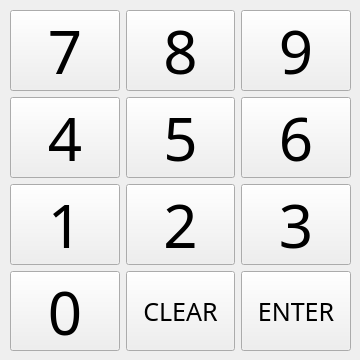
   <widget class="QWidget" name="tab_1">
    <attribute name="title">
     <string>NumPanel</string>
    </attribute>
    <widget class="QWidget" name="gridLayoutWidget_2">
     <property name="geometry">
      <rect>
       <x>10</x>
       <y>10</y>
       <width>341</width>
       <height>341</height>
      </rect>
     </property>
     <layout class="QGridLayout" name="gridLayout_3">
      <item row="2" column="0">
       <widget class="QPushButton" name="num_1">
        <property name="sizePolicy">
         <sizepolicy hsizetype="Minimum" vsizetype="Preferred">
          <horstretch>0</horstretch>
          <verstretch>0</verstretch>
         </sizepolicy>
        </property>
        <property name="font">
         <font>
          <family>Ubuntu Condensed</family>
          <pointsize>45</pointsize>
          <weight>50</weight>
          <bold>false</bold>
         </font>
        </property>
        <property name="text">
         <string>1</string>
        </property>
       </widget>
      </item>
      <item row="2" column="1">
       <widget class="QPushButton" name="num_2">
        <property name="sizePolicy">
         <sizepolicy hsizetype="Minimum" vsizetype="Preferred">
          <horstretch>0</horstretch>
          <verstretch>0</verstretch>
         </sizepolicy>
        </property>
        <property name="font">
         <font>
          <family>Ubuntu Condensed</family>
          <pointsize>45</pointsize>
          <weight>50</weight>
          <bold>false</bold>
         </font>
        </property>
        <property name="text">
         <string>2</string>
        </property>
       </widget>
      </item>
      <item row="3" column="0">
       <widget class="QPushButton" name="num_0">
        <property name="sizePolicy">
         <sizepolicy hsizetype="Minimum" vsizetype="Preferred">
          <horstretch>0</horstretch>
          <verstretch>0</verstretch>
         </sizepolicy>
        </property>
        <property name="font">
         <font>
          <family>Ubuntu Condensed</family>
          <pointsize>45</pointsize>
          <weight>50</weight>
          <bold>false</bold>
         </font>
        </property>
        <property name="text">
         <string>0</string>
        </property>
       </widget>
      </item>
      <item row="0" column="0">
       <widget class="QPushButton" name="num_7">
        <property name="sizePolicy">
         <sizepolicy hsizetype="Minimum" vsizetype="Preferred">
          <horstretch>0</horstretch>
          <verstretch>0</verstretch>
         </sizepolicy>
        </property>
        <property name="font">
         <font>
          <family>Ubuntu Condensed</family>
          <pointsize>45</pointsize>
          <weight>50</weight>
          <bold>false</bold>
         </font>
        </property>
        <property name="text">
         <string>7</string>
        </property>
       </widget>
      </item>
      <item row="1" column="0">
       <widget class="QPushButton" name="num_4">
        <property name="sizePolicy">
         <sizepolicy hsizetype="Minimum" vsizetype="Preferred">
          <horstretch>0</horstretch>
          <verstretch>0</verstretch>
         </sizepolicy>
        </property>
        <property name="font">
         <font>
          <family>Ubuntu Condensed</family>
          <pointsize>45</pointsize>
          <weight>50</weight>
          <bold>false</bold>
         </font>
        </property>
        <property name="text">
         <string>4</string>
        </property>
       </widget>
      </item>
      <item row="2" column="2">
       <widget class="QPushButton" name="num_3">
        <property name="sizePolicy">
         <sizepolicy hsizetype="Minimum" vsizetype="Preferred">
          <horstretch>0</horstretch>
          <verstretch>0</verstretch>
         </sizepolicy>
        </property>
        <property name="font">
         <font>
          <family>Ubuntu Condensed</family>
          <pointsize>45</pointsize>
          <weight>50</weight>
          <bold>false</bold>
         </font>
        </property>
        <property name="text">
         <string>3</string>
        </property>
       </widget>
      </item>
      <item row="1" column="1">
       <widget class="QPushButton" name="num_5">
        <property name="sizePolicy">
         <sizepolicy hsizetype="Minimum" vsizetype="Preferred">
          <horstretch>0</horstretch>
          <verstretch>0</verstretch>
         </sizepolicy>
        </property>
        <property name="font">
         <font>
          <family>Ubuntu Condensed</family>
          <pointsize>45</pointsize>
          <weight>50</weight>
          <bold>false</bold>
         </font>
        </property>
        <property name="text">
         <string>5</string>
        </property>
       </widget>
      </item>
      <item row="3" column="2">
       <widget class="QPushButton" name="num_enter">
        <property name="sizePolicy">
         <sizepolicy hsizetype="Minimum" vsizetype="Preferred">
          <horstretch>0</horstretch>
          <verstretch>0</verstretch>
         </sizepolicy>
        </property>
        <property name="font">
         <font>
          <family>Ubuntu Condensed</family>
          <pointsize>19</pointsize>
          <weight>50</weight>
          <bold>false</bold>
         </font>
        </property>
        <property name="text">
         <string>ENTER</string>
        </property>
       </widget>
      </item>
      <item row="1" column="2">
       <widget class="QPushButton" name="num_6">
        <property name="sizePolicy">
         <sizepolicy hsizetype="Minimum" vsizetype="Preferred">
          <horstretch>0</horstretch>
          <verstretch>0</verstretch>
         </sizepolicy>
        </property>
        <property name="font">
         <font>
          <family>Ubuntu Condensed</family>
          <pointsize>45</pointsize>
          <weight>50</weight>
          <bold>false</bold>
         </font>
        </property>
        <property name="text">
         <string>6</string>
        </property>
       </widget>
      </item>
      <item row="0" column="2">
       <widget class="QPushButton" name="num_9">
        <property name="sizePolicy">
         <sizepolicy hsizetype="Minimum" vsizetype="Preferred">
          <horstretch>0</horstretch>
          <verstretch>0</verstretch>
         </sizepolicy>
        </property>
        <property name="font">
         <font>
          <family>Ubuntu Condensed</family>
          <pointsize>45</pointsize>
          <weight>50</weight>
          <bold>false</bold>
         </font>
        </property>
        <property name="text">
         <string>9</string>
        </property>
       </widget>
      </item>
      <item row="3" column="1">
       <widget class="QPushButton" name="num_clear">
        <property name="sizePolicy">
         <sizepolicy hsizetype="Minimum" vsizetype="Preferred">
          <horstretch>0</horstretch>
          <verstretch>0</verstretch>
         </sizepolicy>
        </property>
        <property name="font">
         <font>
          <family>Ubuntu Condensed</family>
          <pointsize>19</pointsize>
          <weight>50</weight>
          <bold>false</bold>
         </font>
        </property>
        <property name="text">
         <string>CLEAR</string>
        </property>
       </widget>
      </item>
      <item row="0" column="1">
       <widget class="QPushButton" name="num_8">
        <property name="sizePolicy">
         <sizepolicy hsizetype="Minimum" vsizetype="Preferred">
          <horstretch>0</horstretch>
          <verstretch>0</verstretch>
         </sizepolicy>
        </property>
        <property name="font">
         <font>
          <family>Ubuntu Condensed</family>
          <pointsize>45</pointsize>
          <weight>50</weight>
          <bold>false</bold>
         </font>
        </property>
        <property name="text">
         <string>8</string>
        </property>
       </widget>
      </item>
     </layout>
    </widget>
   </widget>
